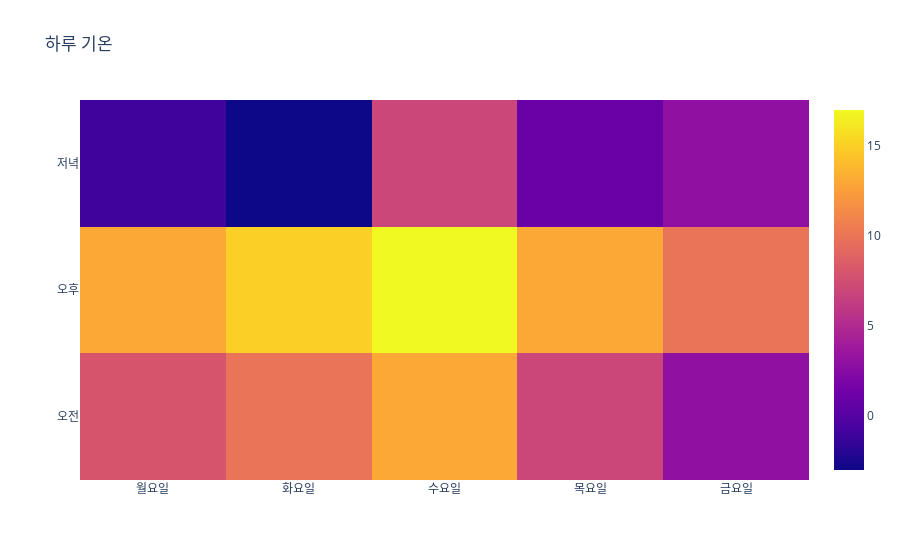

Here is the notebook cell this chart was saved with:
### Code cell
#히트맵

data1 = go.Heatmap(z=[[8, 10, 13, 7, 3], [13, 15, 17, 13, 10], [-1, -3, 7, 1, 3]],
                   x=['월요일', '화요일', '수요일', '목요일', '금요일'],
                   y=['오전', '오후', '저녁'])
data2=[data1]
layout = go.Layout(title='하루 기온')

figure = go.Figure(data=data2, layout=layout)

f2 = go.Figure(figure)
f2

### Figure 1 — Plotly figure (JSON) as saved in the notebook; plotly's stock layout.template omitted (floating-point values rounded to 4 significant figures)
{"data": [{"type": "heatmap", "x": ["월요일", "화요일", "수요일", "목요일", "금요일"], "y": ["오전", "오후", "저녁"], "z": [[8, 10, 13, 7, 3], [13, 15, 17, 13, 10], [-1, -3, 7, 1, 3]]}], "layout": {"autosize": true, "title": {"text": "하루 기온"}, "xaxis": {"autorange": true, "range": [-0.5, 4.5], "type": "category"}, "yaxis": {"autorange": true, "range": [-0.5, 2.5], "type": "category"}}}
